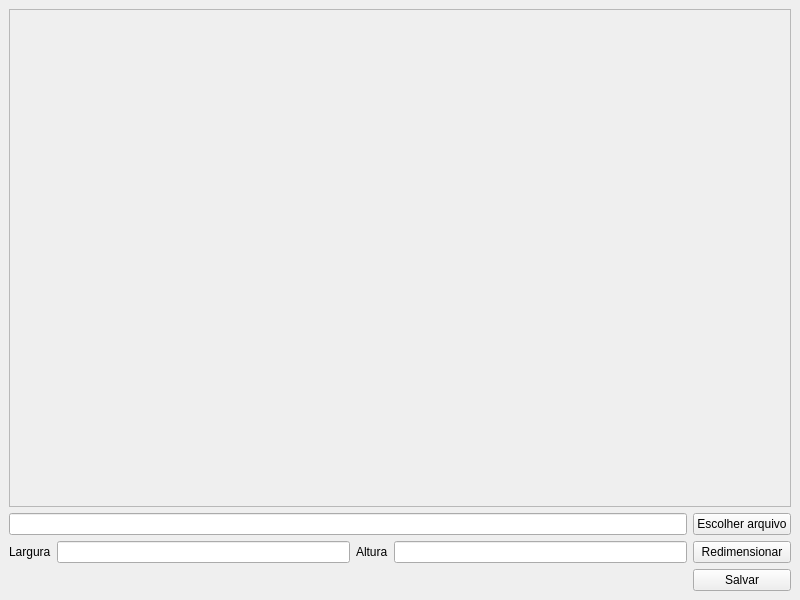
<?xml version="1.0" encoding="UTF-8"?>
<ui version="4.0">
 <class>MainWindow</class>
 <widget class="QMainWindow" name="MainWindow">
  <property name="geometry">
   <rect>
    <x>0</x>
    <y>0</y>
    <width>800</width>
    <height>600</height>
   </rect>
  </property>
  <property name="windowTitle">
   <string>Image Resizer</string>
  </property>
  <widget class="QWidget" name="centralwidget">
   <layout class="QGridLayout" name="gridLayout">
    <item row="2" column="4">
     <widget class="QPushButton" name="btnResize">
      <property name="text">
       <string>Redimensionar</string>
      </property>
     </widget>
    </item>
    <item row="2" column="2">
     <widget class="QLabel" name="label_2">
      <property name="text">
       <string>Altura</string>
      </property>
     </widget>
    </item>
    <item row="2" column="0">
     <widget class="QLabel" name="label">
      <property name="text">
       <string>Largura</string>
      </property>
     </widget>
    </item>
    <item row="2" column="3">
     <widget class="QLineEdit" name="inputHeight"/>
    </item>
    <item row="2" column="1">
     <widget class="QLineEdit" name="inputWidth"/>
    </item>
    <item row="3" column="4">
     <widget class="QPushButton" name="btnSave">
      <property name="text">
       <string>Salvar</string>
      </property>
     </widget>
    </item>
    <item row="0" column="0" colspan="5">
     <widget class="QScrollArea" name="scrollArea">
      <property name="widgetResizable">
       <bool>true</bool>
      </property>
      <widget class="QWidget" name="scrollAreaWidgetContents">
       <property name="geometry">
        <rect>
         <x>0</x>
         <y>0</y>
         <width>780</width>
         <height>493</height>
        </rect>
       </property>
       <layout class="QGridLayout" name="gridLayout_2">
        <item row="0" column="0">
         <widget class="QLabel" name="imgLabel">
          <property name="text">
           <string/>
          </property>
         </widget>
        </item>
       </layout>
      </widget>
     </widget>
    </item>
    <item row="1" column="4">
     <widget class="QPushButton" name="btnChooseFile">
      <property name="text">
       <string>Escolher arquivo</string>
      </property>
     </widget>
    </item>
    <item row="1" column="0" colspan="4">
     <widget class="QLineEdit" name="inputOpenFile"/>
    </item>
   </layout>
  </widget>
 </widget>
 <resources/>
 <connections/>
</ui>
